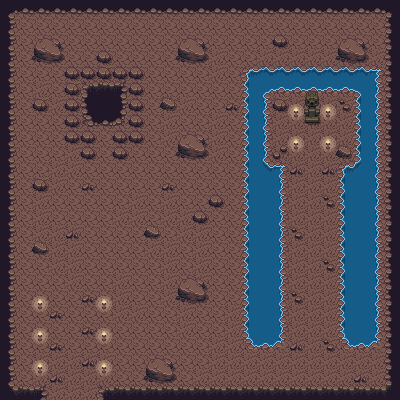

Tiled map render using the project's own tile images. Description and the map definition, with tile-layer contents summarised, below:
An orthogonal 25x25 tile map with 16x16 px tiles, 5 tile layers (Background, Mapa, AdornosBack, AdornosFront, ...) and 47 objects.

<map version="1.2" tiledversion="1.3.1" orientation="orthogonal" renderorder="right-down" compressionlevel="0" width="25" height="25" tilewidth="16" tileheight="16" infinite="0" nextlayerid="7" nextobjectid="63">
 <tileset firstgid="1" source="Tilesets/Cave.tsx" />
 <layer id="1" name="Background" width="25" height="25">
  <data>[625 cells, 625 non-empty, 28 distinct tile ids]</data>
 </layer>
 <layer id="2" name="Mapa" width="25" height="25">
  <data>[625 cells, 625 non-empty, 28 distinct tile ids]</data>
 </layer>
 <layer id="3" name="AdornosBack" width="25" height="25">
  <data>[625 cells, 96 non-empty, 14 distinct tile ids]</data>
 </layer>
 <layer id="6" name="AdornosFront" width="25" height="25">
  <data>[625 cells, 0 non-empty, 0 distinct tile ids]</data>
 </layer>
 <layer id="5" name="Foreground" width="25" height="25">
  <data>[625 cells, 0 non-empty, 0 distinct tile ids]</data>
 </layer>
 <objectgroup id="4" name="Colisiones">
  <object id="2" x="65" y="129.188" width="14.5625" height="14.5625">
   <ellipse />
  </object>
  <object id="3" x="81.1563" y="129.094" width="14.5625" height="14.5625">
   <ellipse />
  </object>
  <object id="4" x="112.459" y="129.129" width="14.5625" height="14.5625">
   <ellipse />
  </object>
  <object id="5" x="128.615" y="129.035" width="14.5625" height="14.5625">
   <ellipse />
  </object>
  <object id="6" x="64.9006" y="113.264" width="14.5625" height="14.5625">
   <ellipse />
  </object>
  <object id="7" x="65.1321" y="96.8626" width="14.5625" height="14.5625">
   <ellipse />
  </object>
  <object id="8" x="65.0327" y="80.9386" width="14.5625" height="14.5625">
   <ellipse />
  </object>
  <object id="9" x="64.9112" y="65.3407" width="14.5625" height="14.5625">
   <ellipse />
  </object>
  <object id="10" x="81.0675" y="65.2467" width="14.5625" height="14.5625">
   <ellipse />
  </object>
  <object id="11" x="112.37" y="65.2817" width="14.5625" height="14.5625">
   <ellipse />
  </object>
  <object id="12" x="128.526" y="65.1877" width="14.5625" height="14.5625">
   <ellipse />
  </object>
  <object id="13" x="96.223" y="66.8626" width="14.5625" height="14.5625">
   <ellipse />
  </object>
  <object id="14" x="96.1236" y="50.9386" width="14.5625" height="14.5625">
   <ellipse />
  </object>
  <object id="15" x="129.876" y="112.881" width="14.5625" height="14.5625">
   <ellipse />
  </object>
  <object id="16" x="130.107" y="96.4801" width="14.5625" height="14.5625">
   <ellipse />
  </object>
  <object id="17" x="130.008" y="80.556" width="14.5625" height="14.5625">
   <ellipse />
  </object>
  <object id="19" x="112.537" y="144.901" width="14.5625" height="14.5625">
   <ellipse />
  </object>
  <object id="20" x="80.7188" y="144.537" width="14.5625" height="14.5625">
   <ellipse />
  </object>
  <object id="22" x="32.2188" y="97.4688" width="14.5625" height="14.5625">
   <ellipse />
  </object>
  <object id="23" x="32.4688" y="178.719" width="14.5625" height="14.5625">
   <ellipse />
  </object>
  <object id="24" x="208.719" y="194.219" width="14.5625" height="14.5625">
   <ellipse />
  </object>
  <object id="25" x="192.969" y="209.719" width="14.5625" height="14.5625">
   <ellipse />
  </object>
  <object id="26" x="273.219" y="33.2188" width="14.5625" height="14.5625">
   <ellipse />
  </object>
  <object id="27" x="272.969" y="98.4688" width="14.5625" height="14.5625">
   <ellipse />
  </object>
  <object id="28" x="336.469" y="144.969" width="14.5625" height="14.5625">
   <ellipse />
  </object>
  <object id="29" x="160.969" y="96.2188" width="14.5625" height="14.5625">
   <ellipse />
  </object>
  <object id="30" x="32.9688" y="240.969" width="14.5625" height="14.5625">
   <ellipse />
  </object>
  <object id="31" x="144.469" y="225.469" width="14.5625" height="14.5625">
   <ellipse />
  </object>
  <object id="33" x="37.1875" y="299.625" width="5.25" height="10.4375" />
  <object id="37" x="37.3125" y="332.781" width="5.25" height="10.4375" />
  <object id="38" x="37.375" y="364.719" width="5.25" height="10.4375" />
  <object id="39" x="101.438" y="364.781" width="5.25" height="10.4375" />
  <object id="40" x="101.25" y="332.719" width="5.25" height="10.4375" />
  <object id="41" x="101.375" y="300.531" width="5.25" height="10.4375" />
  <object id="42" x="293.438" y="140.594" width="5.25" height="10.4375" />
  <object id="43" x="325.313" y="140.594" width="5.25" height="10.4375" />
  <object id="44" x="325.563" y="109.031" width="5.25" height="10.4375" />
  <object id="45" x="293.5" y="108.969" width="5.25" height="10.4375" />
  <object id="46" x="304" y="90.5" width="16.5" height="24.625" />
  <object id="47" x="176.273" y="298.455">
   <polygon points="0,0 5.81818,3.63636 29.9091,3.63636 29.9091,-13.6364 23.7273,-20.2727 9.09091,-20.2727 1.54545,-11.8182" />
  </object>
  <object id="50" x="144" y="378">
   <polygon points="0,0 5.81818,3.63636 29.9091,3.63636 29.9091,-13.6364 23.7273,-20.2727 9.09091,-20.2727 1.54545,-11.8182" />
  </object>
  <object id="51" x="176.333" y="154.333">
   <polygon points="0,0 5.81818,3.63636 29.9091,3.63636 29.9091,-13.6364 23.7273,-20.2727 9.09091,-20.2727 1.54545,-11.8182" />
  </object>
  <object id="52" x="176.333" y="58">
   <polygon points="0,0 5.81818,3.63636 29.9091,3.63636 29.9091,-13.6364 23.7273,-20.2727 9.09091,-20.2727 1.54545,-11.8182" />
  </object>
  <object id="53" x="32.6667" y="58">
   <polygon points="0,0 5.81818,3.63636 29.9091,3.63636 29.9091,-13.6364 23.7273,-20.2727 9.09091,-20.2727 1.54545,-11.8182" />
  </object>
  <object id="54" x="336" y="58">
   <polygon points="0,0 5.81818,3.63636 29.9091,3.63636 29.9091,-13.6364 23.7273,-20.2727 9.09091,-20.2727 1.54545,-11.8182" />
  </object>
  <object id="58" x="96" y="400">
   <polyline points="0,0 0,-16 288,-16 288,-384 -80,-384 -80,-16 -48,-16 -48,0" />
  </object>
  <object id="61" x="241.25" y="337">
   <polygon points="0,0 14.75,15 30.75,15 46.75,-1 46.75,-177 30.75,-177 30.75,-241 110.75,-241 110.75,-177 94.75,-177 94.75,-1 110.75,15 126.75,15 142.75,-1 142.75,-273 -1.25,-273" />
  </object>
 </objectgroup>
</map>
